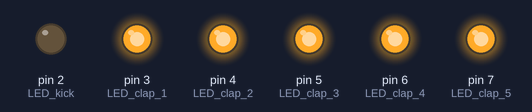
This sketch was run on a simulated Arduino Uno, built with avr-gcc and run on an emulated ATmega328P. Shown: output pins drawn as LEDs (lit = HIGH).

Above: at 1.0 s.
At 2.18 s:
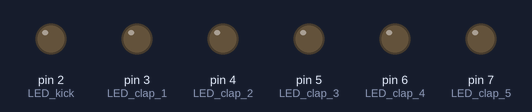
At 3.06 s:
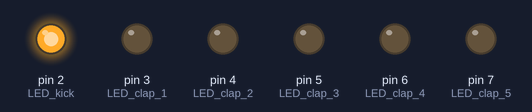
Timing chart, 0 to 3.4 s (numbered marks = the images above):
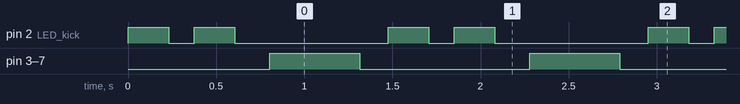

The sketch:

main.ino
```cpp
// We Will Rock You!, Arduino by MohamadKh75
// 2017-07-18
// ********************


const int LED_kick = 2;   //connected to digital pin 2, used for kick!
const int LED_clap_1 = 3;   //connected to digital pin 3, used for clap!
const int LED_clap_2 = 4;   //connected to digital pin 4, used for clap!
const int LED_clap_3 = 5;   //connected to digital pin 5, used for clap!
const int LED_clap_4 = 6;   //connected to digital pin 6, used for clap!
const int LED_clap_5 = 7;   //connected to digital pin 7, used for clap!

void setup()
{
  pinMode(LED_kick, OUTPUT);
  pinMode(LED_clap_1, OUTPUT);
  pinMode(LED_clap_2, OUTPUT);
  pinMode(LED_clap_3, OUTPUT);
  pinMode(LED_clap_4, OUTPUT);
  pinMode(LED_clap_5, OUTPUT);
}

void loop()
{
  digitalWrite(LED_kick, HIGH);   //first kick!
  delay(230);

  digitalWrite(LED_kick, LOW);
  delay(145);

  digitalWrite(LED_kick, HIGH);   //second kick!
  delay(230);

  digitalWrite(LED_kick, LOW);
  delay(200);

  digitalWrite(LED_clap_1, HIGH);   //clap :))
  digitalWrite(LED_clap_2, HIGH);   //clap :))
  digitalWrite(LED_clap_3, HIGH);   //clap :))
  digitalWrite(LED_clap_4, HIGH);   //clap :))
  digitalWrite(LED_clap_5, HIGH);   //clap :))
  delay(510);

  digitalWrite(LED_clap_1, LOW);
  digitalWrite(LED_clap_2, LOW);
  digitalWrite(LED_clap_3, LOW);
  digitalWrite(LED_clap_4, LOW);
  digitalWrite(LED_clap_5, LOW);
  delay(160);
}
```

Measured:
- by itself, pin 2 (LED_kick): repeats every 1.5 s: LOW 0.15 s, HIGH 0.23 s, LOW 0.87 s, HIGH 0.23 s
- by itself, pin 3 (LED_clap_1), pin 4 (LED_clap_2), pin 5 (LED_clap_3), pin 6 (LED_clap_4), pin 7 (LED_clap_5): alternates HIGH for 0.51 s and LOW for 0.97 s
- by itself, everything shown: repeats every 1.5 s, in 6 steps
